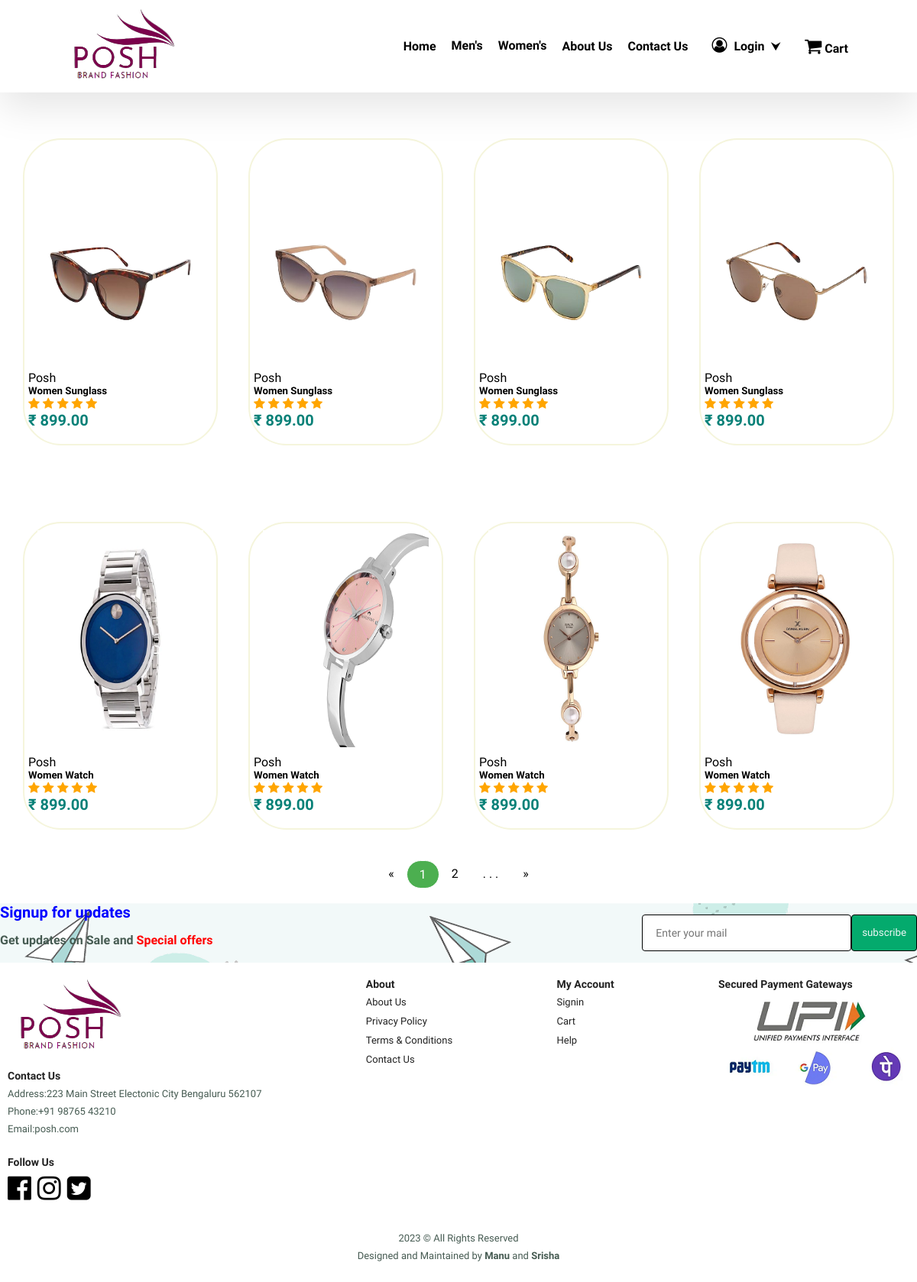
Screenshot of /women_acc_1.php with the database file from the repository.
### tables this page shows
CREATE TABLE `products` (
  `product_id` int(11) NOT NULL,
  `Gender` varchar(10) NOT NULL,
  `product_name` varchar(100) NOT NULL,
  `product_category` varchar(100) NOT NULL,
  `product_description` varchar(255) NOT NULL,
  `product_image` varchar(255) NOT NULL,
  `product_price` decimal(6,2) NOT NULL,
  `product_special offer` int(2) NOT NULL,
  `product_color` varchar(100) NOT NULL
);

### Includes/women_up.php (called while the page is built, shortened)
<?php
include('connection.php');
$stmt10 = $conn->prepare("SELECT * FROM products WHERE Gender='Women' AND product_category='Accessories/sunglass' LIMIT 4");
$stmt10->execute();
$sunglass = $stmt10->get_result();
$stmt11 = $conn->prepare("SELECT * FROM products WHERE Gender='Women' AND product_category='Accessories/watch' LIMIT 4");
$stmt11->execute();
$watch = $stmt11->get_result();
?>

### women_acc_1.php (the view, shortened to what this page needs)
<html>
<head>
    <link rel="stylesheet" href="https://cdnjs.cloudflare.com/ajax/libs/font-awesome/4.7.0/css/font-awesome.min.css">
    <link rel="stylesheet" href="styles.css">
</head>
<body>
 <?php include_once("includes/head.php"); ?>
                <section id="topproduct" class="section-p1">
                <div class="Collection">
                    <?php include('Includes/women_up.php'); ?>
                    <?php while($row = $sunglass->fetch_assoc()) { ?>
                        <div class="product">
                           <a href="<?php echo "single_product_acc.php?product_id=".$row['product_id']; ?>"> <img src="Assets/<?php echo $row['product_image']; ?>"></a>
                            <div class="description">
                            <span>Posh</span>
                                <h5><?php echo $row['product_name']; ?></h5>
                                <div class="rating">
                                        <span class="fa fa-star checked"></span>
                                        <span class="fa fa-star checked"></span>
                                        <span class="fa fa-star checked"></span>
                                        <span class="fa fa-star checked"></span>
                                        <span class="fa fa-star checked"></span>
                                </div>
                            <h4>&#8377; <?php echo $row['product_price']; ?></h4>
                            </div>
                </div>
                <?php } ?>
                </section>
                <section id="topproduct" class="section-p1">
                  <div class="Collection">
                      <?php include('Includes/women_up.php'); ?>
                      <?php while($row = $watch->fetch_assoc()) { ?>
                          <div class="product">
                             <a href="<?php echo "single_product_acc.php?product_id=".$row['product_id']; ?>"> <img src="Assets/<?php echo $row['product_image']; ?>"></a>
                              <div class="description">
                              <span>Posh</span>
                                  <h5><?php echo $row['product_name']; ?></h5>
                                  <div class="rating">
                                          <span class="fa fa-star checked"></span>
                                          <span class="fa fa-star checked"></span>
                                          <span class="fa fa-star checked"></span>
                                          <span class="fa fa-star checked"></span>
                                          <span class="fa fa-star checked"></span>
                                  </div>
                              <h4>&#8377; <?php echo $row['product_price']; ?></h4>
                              </div>
                  </div>
                  <?php } ?>
                  </section>
             <div class="pagination">
            <a href="women_acc_1.php">&laquo;</a>
            <a class="active" href="women_acc_1.php">1</a>
            <a class="" href="women_acc_2.php">2</a>
            <a href="#"> . . .</a>
            <a href="women_acc_2.php">&raquo;</a>
          </div>
          <br/>
</body>
</html>

### styles.css (style rules this page uses)
* { margin: 0; padding: 0; box-sizing: border-box; font-family: "Spartan", sans-serif; }
html { scroll-behavior: smooth; }
.checked { color: orange; }
section { padding: auto; }
h4 { font-size: 20px; color: #222; }
p { font-size: 16px; color: #465b52; margin: 15px 0 20px 0; }
.section-p1 { padding: 20px 10px; }
body { width: 100%; }
#topproduct { text-align: center; }
#topproduct .product img { width: 90%; }
#topproduct .product .description { text-align: start; padding: 10px 0; }
#topproduct .product h4 { color: #088178; }
#topproduct .Collection { display: flex; justify-content: space-between; padding-top: 20px; }
#subscribe { display: flex; justify-content: space-between; flex-wrap: wrap; align-items: center; background-image: url("Assets/newsletter-background.png"); background-repeat: no-repeat; }
#subscribe h4 { font-size: 20px; font-weight: 500; color:blue; }
#subscribe p span { color:red }
#subscribe .form { display: flex; width: 30%; }
#subscribe input { height: 3rem; padding: 0 1.24em; width: 100%; border :1px double black; font-size: 14px; border-radius: 4px; outline: none; }
#subscribe .form button { height: 3rem; padding: 0 1.24em; background-color: #04AA6D; color: #eef7f6; white-space: inherit; padding: 13px; border :1px double black; width: 100%; border-radius: 4px; }
footer { display: flex; flex-wrap: wrap; justify-content: space-between; }
footer .col { display: flex; flex-direction: column; align-items: flex-start; margin-bottom: 20px; }
footer h4 { font-size: 14px; margin:0 0 8px 0; }
footer p { font-size: 13px; margin: 0 0 8px 0; }
footer a { font-size: 13px; text-decoration: none; color:#222; margin-bottom: 10px; }
footer .follow { margin-top: 20px; }
footer .follow i { color:black; padding-right: 4px; cursor: pointer; }
footer .copyright { width: 100%; text-align: center; }
.pagination { display: flex; justify-content: center; }
.pagination a { color: black; float: left; padding: 8px 16px; text-decoration: none; }
.pagination a.active { background-color: #4CAF50; color: white; border: 1px solid #fff; border-radius: 30px; }

### rows the page displays
products: product_image (picture), product_name "Women Sunglass", product_price "899.00"
products: product_image (picture), product_name "Women Sunglass", product_price "899.00"
products: product_image (picture), product_name "Women Sunglass", product_price "899.00"
products: product_image (picture), product_name "Women Sunglass", product_price "899.00"
products: product_image (picture), product_name "Women Watch", product_price "899.00"
products: product_image (picture), product_name "Women Watch", product_price "899.00"
products: product_image (picture), product_name "Women Watch", product_price "899.00"
products: product_image (picture), product_name "Women Watch", product_price "899.00"
